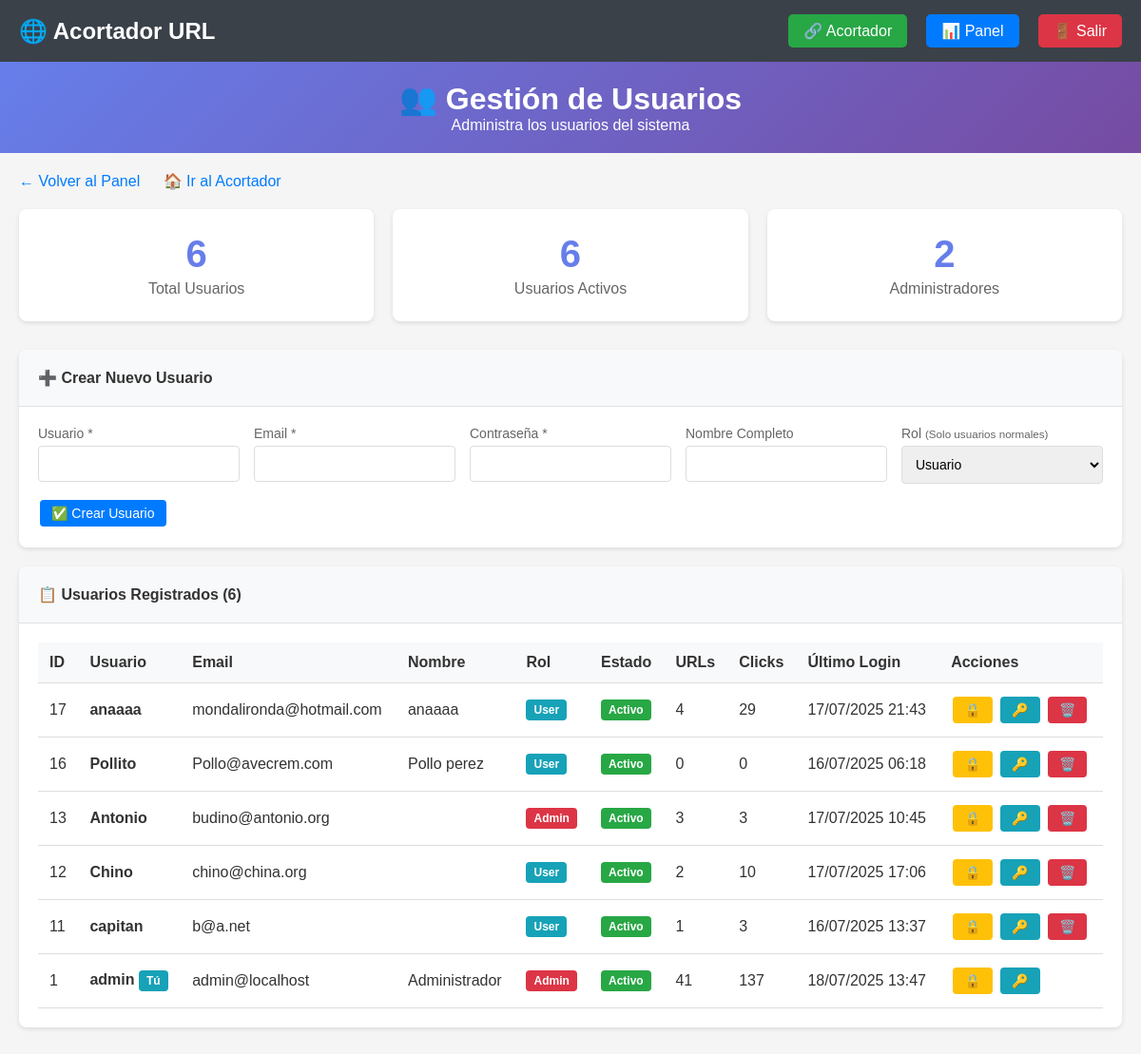
The page /admin/usuarios.php (signed in) on the database as committed earlier.
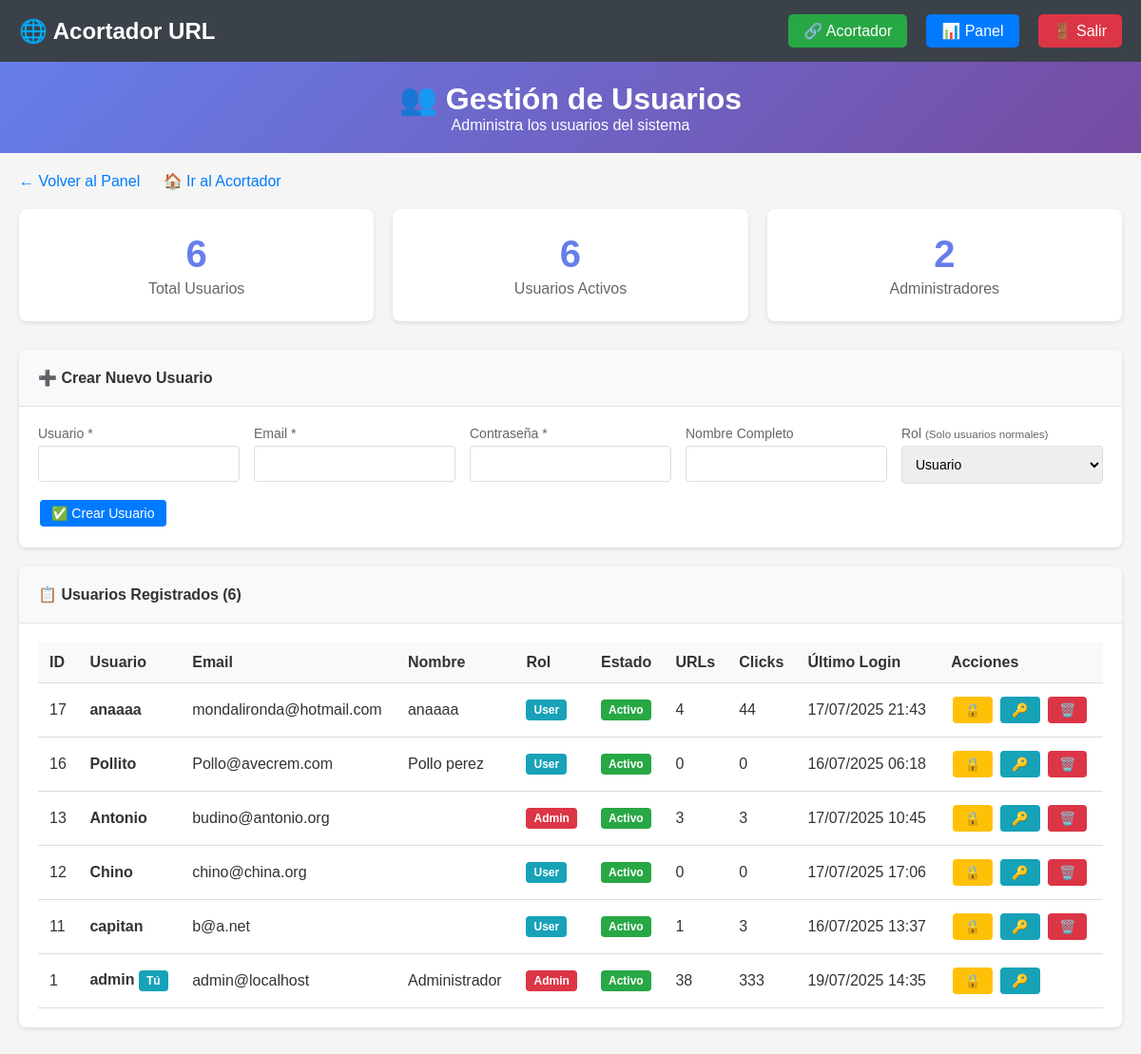
The same page on the database as committed later.
### tables this page shows
CREATE TABLE `users` (
  `id` int NOT NULL,
  `username` varchar(50) NOT NULL,
  `email` varchar(100) NOT NULL,
  `password` varchar(255) NOT NULL,
  `full_name` varchar(100) NOT NULL,
  `status` enum('active','banned','pending') DEFAULT 'active',
  `role` enum('user','admin') DEFAULT 'user',
  `created_at` timestamp NULL DEFAULT CURRENT_TIMESTAMP,
  `updated_at` timestamp NULL DEFAULT CURRENT_TIMESTAMP ON UPDATE CURRENT_TIMESTAMP,
  `last_login` timestamp NULL DEFAULT NULL,
  `email_verified` tinyint(1) DEFAULT '0',
  `verification_token` varchar(255) DEFAULT NULL,
  `password_reset_token` varchar(255) DEFAULT NULL,
  `password_reset_expires` timestamp NULL DEFAULT NULL,
  `banned_reason` text,
  `banned_at` timestamp NULL DEFAULT NULL,
  `banned_by` int DEFAULT NULL,
  `failed_login_attempts` int DEFAULT '0',
  `locked_until` timestamp NULL DEFAULT NULL,
  `is_active` tinyint(1) DEFAULT '1'
);

### admin/usuarios.php (the view, shortened to what the changed rows need)
<?php
$is_super_admin = ($_SESSION['username'] === ADMIN_USERNAME);
try {
    $db = new PDO("mysql:host=" . DB_HOST . ";dbname=" . DB_NAME, DB_USER, DB_PASS);
    $db->setAttribute(PDO::ATTR_ERRMODE, PDO::ERRMODE_EXCEPTION);
} catch(PDOException $e) {
    die("Error de conexión: " . $e->getMessage());
}
$query = "SELECT u.*,
          COUNT(DISTINCT urls.id) as total_urls,
          COALESCE(SUM(urls.clicks), 0) as total_clicks,
          (SELECT CONCAT(changed_by_user.username, ' el ', DATE_FORMAT(al.changed_at, '%d/%m/%Y %H:%i'))
           FROM user_audit_log al
           LEFT JOIN users changed_by_user ON al.changed_by = changed_by_user.id
           WHERE al.user_id = u.id AND al.action = 'role_change'
           ORDER BY al.changed_at DESC
           LIMIT 1) as last_role_change
          FROM users u
          LEFT JOIN urls ON urls.user_id = u.id
          GROUP BY u.id
          ORDER BY u.created_at DESC";
$stmt = $db->query($query);
$users = $stmt->fetchAll(PDO::FETCH_ASSOC);
?>
<!DOCTYPE html>
<html lang="es">
<head>
</head>
<body>
    <div class="header">
        <h1>👥 Gestión de Usuarios</h1>
    </div>
    <div class="container">
        <div class="card">
            <div class="card-body">
                <div class="overflow-x">
                    <table>
                        <thead>
                            <tr>
                                <th>ID</th>
                                <th>Usuario</th>
                                <th>Email</th>
                                <th>Nombre</th>
                                <th>Rol</th>
                                <th>Estado</th>
                                <th>URLs</th>
                                <th>Clicks</th>
                                <th>Último Login</th>
                                <th>Acciones</th>
                            </tr>
                        </thead>
                        <tbody>
                            <?php foreach ($users as $user): ?>
                            <?php $is_this_super_admin = ($user['username'] === ADMIN_USERNAME); ?>
                            <tr>
                                <td><?php echo $user['id']; ?></td>
                                <td>
                                    <strong><?php echo htmlspecialchars($user['username']); ?></strong>
                                    <?php if ($user['id'] == $_SESSION['user_id']): ?>
                                        <span class="badge badge-info">Tú</span>
                                    <?php endif; ?>
                                </td>
                                <td><?php echo htmlspecialchars($user['email']); ?></td>
                                <td><?php echo htmlspecialchars($user['full_name'] ?? '-'); ?></td>
                                <td>
                                    <?php if ($is_super_admin && !$is_this_super_admin && $user['id'] != $_SESSION['user_id']): ?>
                                        <form method="POST" class="role-change-form">
                                            <input type="hidden" name="action" value="change_role">
                                            <input type="hidden" name="user_id" value="<?php echo $user['id']; ?>">
                                            <select name="new_role" class="role-select" onchange="this.form.submit()">
                                                <option value="user" <?php echo $user['role'] === 'user' ? 'selected' : ''; ?>>Usuario</option>
                                                <option value="admin" <?php echo $user['role'] === 'admin' ? 'selected' : ''; ?>>Admin</option>
                                            </select>
                                        </form>
                                        <?php if (!empty($user['last_role_change'])): ?>
                                            <div class="audit-info">
                                                Cambiado por <?php echo htmlspecialchars($user['last_role_change']); ?>
                                            </div>
                                        <?php endif; ?>
                                    <?php else: ?>
                                        <span class="badge badge-<?php echo $user['role'] === 'admin' ? 'danger' : 'info'; ?>">
                                            <?php echo ucfirst($user['role']); ?>
                                        </span>
                                    <?php endif; ?>
                                </td>
                                <td>
                                    <?php
                                    $statusColors = [
                                        'active' => 'success',
                                        'banned' => 'danger',
                                        'pending' => 'warning'
                                    ];
                                    $statusText = [
                                        'active' => 'Activo',
                                        'banned' => 'Baneado',
                                        'pending' => 'Pendiente'
                                    ];
                                    ?>
                                    <span class="badge badge-<?php echo $statusColors[$user['status']] ?? 'secondary'; ?>">
                                        <?php echo $statusText[$user['status']] ?? $user['status']; ?>
                                    </span>
                                </td>
                                <td><?php echo $user['total_urls']; ?></td>
                                <td><?php echo $user['total_clicks']; ?></td>
                                <td>
                                    <?php
                                    if ($user['last_login']) {
                                        echo date('d/m/Y H:i', strtotime($user['last_login']));
                                    } else {
                                        echo '<span style="color: #999;">Nunca</span>';
                                    }
                                    ?>
                                </td>
                                <td>
                                    <form method="POST" style="display: inline;">
                                        <button type="submit" class="btn btn-warning" title="Cambiar estado">
                                            <?php echo $user['status'] == 'active' ? '🔒' : '🔓'; ?>
                                        </button>
                                    </form>
                                    <button type="button" class="btn btn-info"
                                            onclick="showPasswordForm(<?php echo $user['id']; ?>)">
                                        🔑
                                    </button>
                                    <?php if ($user['id'] != $_SESSION['user_id'] && !$is_this_super_admin): ?>
                                    <form method="POST" style="display: inline;"
                                          onsubmit="return confirm('¿Eliminar usuario <?php echo htmlspecialchars($user['username']); ?>?');">
                                        <button type="submit" class="btn btn-danger">
                                            🗑️
                                        </button>
                                    </form>
                                    <?php endif; ?>
                                </td>
                            </tr>
                            <?php endforeach; ?>
                        </tbody>
                    </table>
                </div>
            </div>
        </div>
    </div>
</body>
</html>

Rows that differ between the two databases and show on the page:
computed for users "anaaaa": total_clicks "29" → "44"
computed for users "Chino": total_urls "2" → "0"; total_clicks "10" → "0"
changed users "admin": total_urls "41" → "38"; total_clicks "137" → "333"; last_login "18/07/2025 13:47" → "19/07/2025 14:35"
